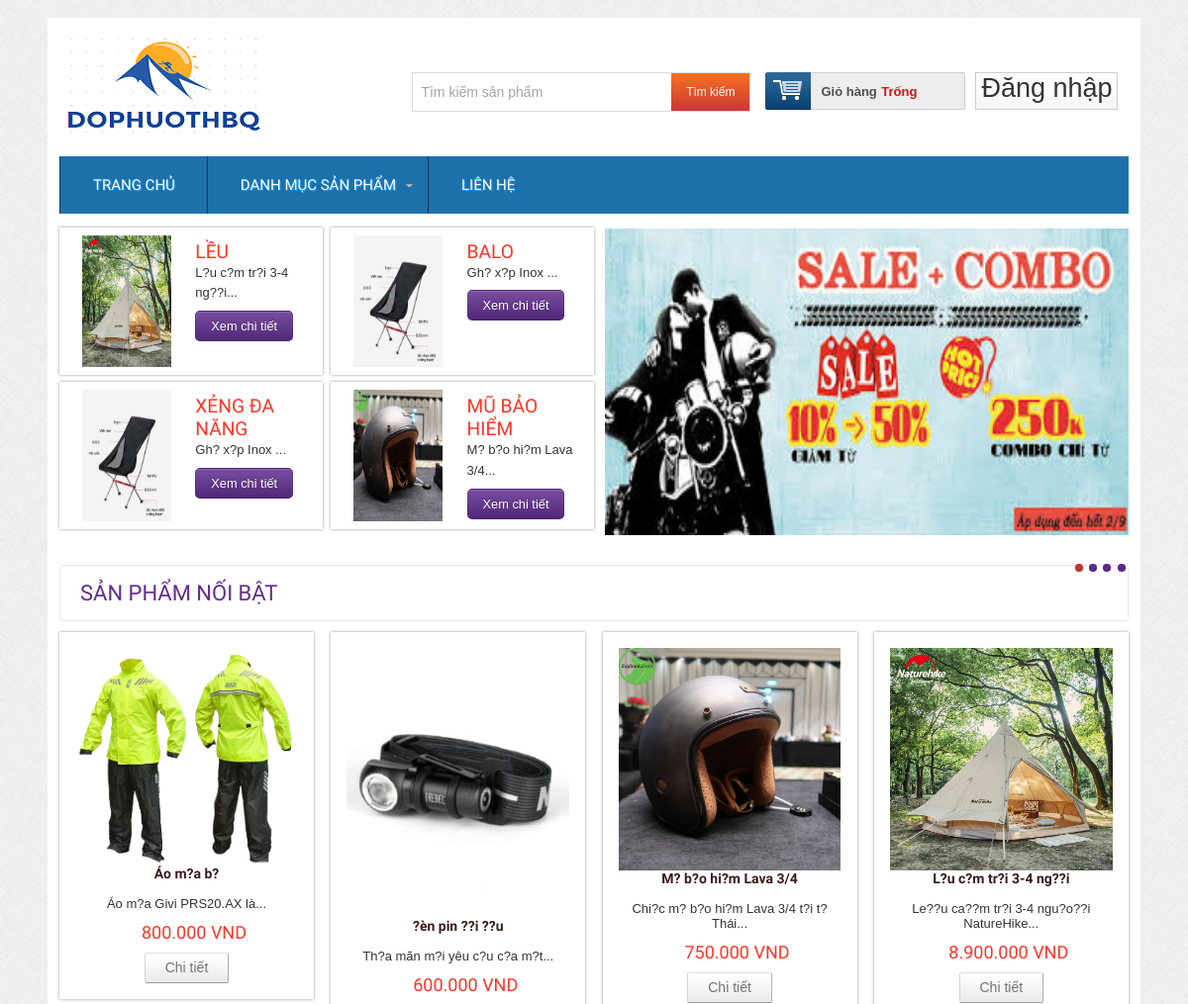
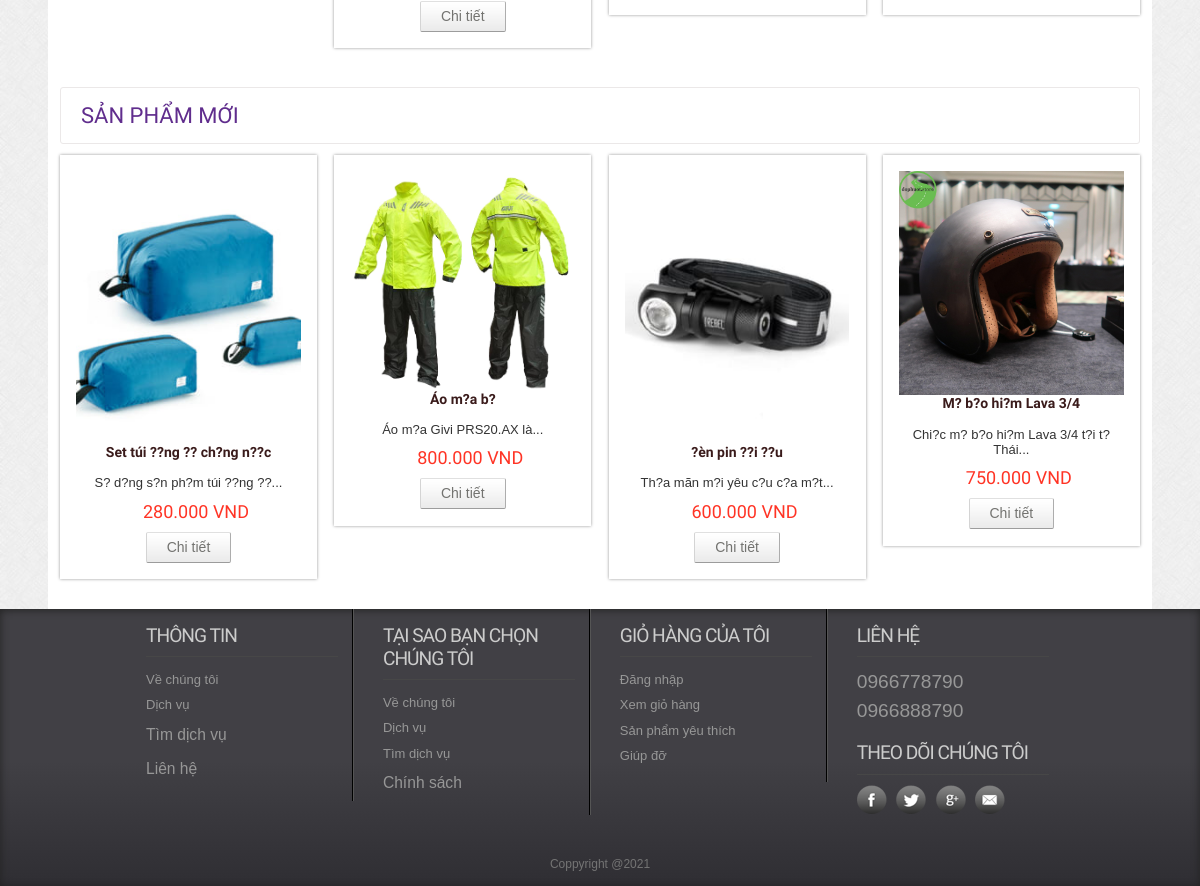
The page / on the database its author committed (2 pictures, top to bottom).
### tables this page shows
CREATE TABLE `tbl_product` (
  `productId` int(11) NOT NULL,
  `productName` tinytext NOT NULL,
  `product_code` varchar(200) NOT NULL,
  `productQuantity` varchar(50) NOT NULL,
  `product_soldout` varchar(50) NOT NULL DEFAULT '0',
  `product_remain` varchar(50) NOT NULL,
  `catId` int(11) NOT NULL,
  `brandId` int(11) NOT NULL,
  `product_desc` text NOT NULL,
  `type` int(11) NOT NULL,
  `price` varchar(255) NOT NULL,
  `image` varchar(255) NOT NULL
);

CREATE TABLE `tbl_slider` (
  `sliderId` int(11) NOT NULL,
  `sliderName` varchar(255) NOT NULL,
  `slider_image` varchar(255) NOT NULL,
  `type` int(11) NOT NULL
);

### classes/cart.php (called while the page is built, shortened)
<?php
	$filepath = realpath(dirname(__FILE__));
	include_once ($filepath.'/../lib/database.php');
	include_once ($filepath.'/../helpers/format.php');
?>
<?php
	class cart
	{
		private $db;
		public function __construct()
		{
			$this->db = new Database();
		}
		public function check_cart()
		{
			$sId = session_id();
			$query = "SELECT * FROM tbl_cart WHERE sId = '$sId' ";
			$result = $this->db->select($query);
			return $result;
		}
	}
 ?>

### lib/database.php (called while the page is built, shortened)
<?php
Class Database extends PDO{
   public $host   = DB_HOST;
   public $user   = DB_USER;
   public $pass   = DB_PASS;
   public $dbname = DB_NAME;
   public $link;
private function connectDB(){
   $this->link = new mysqli($this->host, $this->user, $this->pass,
    $this->dbname);
 }
public function select($query){
  $result = $this->link->query($query) or
   die($this->link->error.__LINE__);
  if($result->num_rows > 0){
    return $result;
  } else {
    return false;
  }
 }
}

### lib/session.php (called while the page is built, shortened)
<?php
class Session{
 public static function get($key){
    if (isset($_SESSION[$key])) {
     return $_SESSION[$key];
    } else {
     return false;
    }
 }
}
?>

### classes/product.php (called while the page is built, shortened)
<?php
	$filepath = realpath(dirname(__FILE__));
	include_once ($filepath.'/../lib/database.php');
	include_once ($filepath.'/../helpers/format.php');
?>
<?php
	class product
	{
		private $db;
		public function __construct()
		{
			$this->db = new Database();
		}
		public function show_slider(){
			$query = "SELECT * FROM tbl_slider where type='1' order by sliderId desc";
			$result = $this->db->select($query);
			return $result;
		}
		public function getproduct_featheread()
		{
			$query = "SELECT * FROM tbl_product where type = '0' order by productId desc LIMIT 4 ";
			$result = $this->db->select($query);
			return $result;
		}
		public function getproduct_new()
		{
			$query = "SELECT * FROM tbl_product order by productId desc LIMIT 4 ";
			$result = $this->db->select($query);
			return $result;
		}
		public function getLastestLeu()
		{
			$query = "SELECT * FROM tbl_product where brandId = '15' order by productId = '26' desc limit 1";
			$result = $this->db->select($query);
			return $result;
		}
		public function getLastestMubh()
		{
			$query = "SELECT * FROM tbl_product where brandId = '22' order by productId = '28' desc limit 1";
			$result = $this->db->select($query);
			return $result;
		}
		public function getLastestXeng()
		{
			$query = "SELECT * FROM tbl_product where brandId = '15' order by productId = '34' desc limit 1";
			$result = $this->db->select($query);
			return $result;
		}
		public function getLastestBalo()
		{
			$query = "SELECT * FROM tbl_product where brandId = '15' order by productId = '33' desc limit 1";
			$result = $this->db->select($query);
			return $result;
		}
	}
 ?>

### helpers/format.php (called while the page is built, shortened)
<?php
class Format{
 public function textShorten($text, $limit = 400){
    $text = $text. " ";
    $text = substr($text, 0, $limit);
    $text = substr($text, 0, strrpos($text, ' '));
    $text = $text."...";
    return $text;
 }
 public function format_currency($n=0){
        $n=(string)$n;
        $n=strrev($n);
        $res='';
        for($i=0;$i<strlen($n);$i++){
            if($i%3==0 && $i!=0){
                $res.='.';
            }
            $res.=$n[$i];
        }
        $res=strrev($res);
        return $res;
    }
}
?>

### index.php (the view, shortened to what this page needs)
<?php
	include 'inc/header.php';
	include 'inc/slider.php';
 ?>
 <div class="main">
    <div class="content">
    	<div class="content_top">
    		<div class="heading">
    		<h3>Sản phẩm nối bật</h3>
    		</div>
    	</div>
	      <div class="section group">
	      	<?php
	      	$product_featheread = $product->getproduct_featheread();
	      	if($product_featheread){
	      		while ($result = $product_featheread->fetch_assoc()) {
	      	 ?>
				<div class="grid_1_of_4 images_1_of_4">
					 <a href="details.php?proid=<?php echo $result['productId'] ?>"><img src="admin/uploads/<?php echo $result['image'] ?>" alt="" /></a>
					 <h2><?php echo $result['productName'] ?></h2>
					 <p><?php echo $fm->textShorten($result['product_desc'], 50) ?></p>
					 <p><span class="price"><?php echo $fm->format_currency($result['price'])." "."VND" ?></span></p>
				     <div class="button"><span><a href="details.php?proid=<?php echo $result['productId'] ?>" class="details">Chi tiết</a></span></div>
				</div>
				<?php
				}
				}
				 ?>
			</div>
			<div class="content_bottom">
    		<div class="heading">
    		<h3>Sản phẩm mới</h3>
    		</div>
    	</div>
			<div class="section group">
			<?php
	      	$product_new = $product->getproduct_new();
	      	if($product_new){
	      		while ($result_new = $product_new->fetch_assoc()) {
	      	 ?>
				<div class="grid_1_of_4 images_1_of_4">
					 <a href="details.php"><img src="admin/uploads/<?php echo $result_new['image'] ?>" alt="" /></a>
					 <h2><?php echo $result_new['productName'] ?></h2>
					 <p><?php echo $fm->textShorten($result_new['product_desc'], 50) ?></p>
					 <p><span class="price"><?php echo $fm->format_currency($result_new['price'])." VND" ?></span></p>
				     <div class="button"><span><a href="details.php?proid=<?php echo $result_new['productId'] ?>" class="details">Chi tiết</a></span></div>
				</div>
			<?php
				}
				}
			?>
			</div>
    </div>
 </div>
<?php
	include 'inc/footer.php';
 ?>

### inc/header.php (shortened to what this page needs)
<?php
    include 'lib/session.php';
?>
<?php
	include 'lib/database.php';
	include 'helpers/format.php';
	$fm = new Format();
	$ct = new cart();
	$product = new product();
?>
<!DOCTYPE HTML>
<head>
<link href="css/style.css" rel="stylesheet" type="text/css" media="all"/>
<link href="css/menu.css" rel="stylesheet" type="text/css" media="all"/>
</head>
<body>
  <div class="wrap">
		<div class="header_top">
			<div class="logo">
				<a href="index.php"><img src="images/logo2.png" alt="" /></a>
			</div>
			  <div class="header_top_right">
			    <div class="search_box">
				    <form>
				    	<input type="text" value="Tìm kiếm sản phẩm" onfocus="this.value = '';" onblur="if (this.value == '') {this.value = 'Tìm sản phẩm';}"><input type="submit" value="Tìm kiếm">
				    </form>
			    </div>
			    <div class="shopping_cart">
					<div class="cart">
						<a href="#" title="View my shopping cart" rel="nofollow">
								<span class="cart_title">Giỏ hàng</span>
								<span class="no_product">
								<?php
								$check_cart = $ct->check_cart();
								if ($check_cart) {
								 	$qty = Session::get("qty");
									echo ' SL: '.$qty;
								 }else {
								 	echo 'Trống';
								 }
								 ?>
								</span>
							</a>
						</div>
			      </div>
		   <div class="login">
			<?php
			$login_check = Session::get('customer_login');
			if ($login_check==false) {
				echo '<a href="login.php">Đăng nhập</a></div>';
			}else {
				echo '<a href="?customer_id='.Session::get('customer_id').' ">Đăng xuất</a></div>';
			}
			 ?>
	 </div>
 </div>
<div class="menu">
	<ul id="dc_mega-menu-orange" class="dc_mm-orange">
	  <li><a href="index.php">Trang chủ</a></li>
	  <li>
		<a href="">Danh mục sản phẩm</a>
	  </li>
	  <li><a href="contact.php">Liên hệ</a> </li>
	</ul>
</div>

### inc/slider.php (shortened to what this page needs)
<div class="header_bottom">
		<div class="header_bottom_left">
			<div class="section group">
				<?php
				$getLastestLeu = $product->getLastestLeu();
				if($getLastestLeu){
					while($resultleu = $getLastestLeu->fetch_assoc()){
				 ?>
				<div class="listview_1_of_2 images_1_of_2">
					<div class="listimg listimg_2_of_1">
						 <a href="details.php"> <img src="admin/uploads/<?php echo $resultleu['image'] ?>" alt="" /></a>
					</div>
				    <div class="text list_2_of_1">
						<h2>Lều</h2>
						<p><?php echo $fm->textShorten($resultleu['productName'],35) ?></p>
						<div class="button"><span><a href="details.php?proid=<?php echo $resultleu['productId'] ?>">Xem chi tiết</a></span></div>
				   </div>
			   </div>
			   <?php
				}}
			    ?>
			    <?php
				$getLastestBalo = $product->getLastestBalo();
				if($getLastestBalo){
					while($resultbalo = $getLastestBalo->fetch_assoc()){
				 ?>
				<div class="listview_1_of_2 images_1_of_2">
					<div class="listimg listimg_2_of_1">
						  <a href="details.php"><img src="admin/uploads/<?php echo $resultbalo['image'] ?>" alt="" /></a>
					</div>
					<div class="text list_2_of_1">
						  <h2>Balo</h2>
						  <p><?php echo $fm->textShorten($resultbalo['productName'],35) ?></p>
						  <div class="button"><span><a href="details.php?proid=<?php echo $resultbalo['productId'] ?>">Xem chi tiết</a></span></div>
					</div>
				</div>
				<?php
				}}
			    ?>
			</div>
			<div class="section group">
				<?php
				$getLastestXeng = $product->getLastestXeng();
				if($getLastestXeng){
					while($resultxeng = $getLastestXeng->fetch_assoc()){
				 ?>
				<div class="listview_1_of_2 images_1_of_2">
					<div class="listimg listimg_2_of_1">
						 <a href="details.php"> <img src="admin/uploads/<?php echo $resultxeng['image'] ?>" alt="" /></a>
					</div>
				    <div class="text list_2_of_1">
						<h2>Xẻng đa năng</h2>
						<p><?php echo $fm->textShorten($resultxeng['productName'],35) ?></p>
						<div class="button"><span><a href="details.php?proid=<?php echo $resultxeng['productId'] ?>">Xem chi tiết</a></span></div>
				   </div>
			   </div>
			   <?php
				}}
			    ?>
				<?php
				$getLastestMubh = $product->getLastestMubh();
				if($getLastestMubh){
					while($resultmubh = $getLastestMubh->fetch_assoc()){
				 ?>
				<div class="listview_1_of_2 images_1_of_2">
					<div class="listimg listimg_2_of_1">
						 <a href="details.php"> <img src="admin/uploads/<?php echo $resultmubh['image'] ?>" alt="" /></a>
					</div>
				    <div class="text list_2_of_1">
						<h2>Mũ bảo hiểm</h2>
						<p><?php echo $fm->textShorten($resultmubh['productName'],35) ?></p>
						<div class="button"><span><a href="details.php?proid=<?php echo $resultmubh['productId'] ?>">Xem chi tiết</a></span></div>
				   </div>
			   </div>
			   <?php
				}}
			    ?>
			</div>
		</div>
			 <div class="header_bottom_right_images">
			<section class="slider">
				  <div class="flexslider">
					<ul class="slides">
						<?php
						$get_slider = $product->show_slider();
						if ($get_slider) {
							while ($result_slider = $get_slider->fetch_assoc()) {
						 ?>
						<li><img src="admin/uploads/<?php echo $result_slider['slider_image'] ?>" alt=""/></li>
						<?php
						}
						}
						 ?>
				    </ul>
				  </div>
	      </section>
	    </div>
  </div>

### inc/footer.php (shortened to what this page needs)
</div>
   <div class="footer">
   	  <div class="wrapper">
	     <div class="section group">
				<div class="col_1_of_4 span_1_of_4">
						<h4>Thông tin</h4>
						<ul>
						<li><a href="#">Về chúng tôi</a></li>
						<li><a href="#">Dịch vụ</a></li>
						<li><a href="#"><span>Tìm dịch vụ</span></a></li>
						<li><a href="#"><span>Liên hệ</span></a></li>
						</ul>
					</div>
				<div class="col_1_of_4 span_1_of_4">
					<h4>Tại sao bạn chọn chúng tôi</h4>
						<ul>
						<li><a href="">Về chúng tôi</a></li>
						<li><a href="">Dịch vụ</a></li>
						<li><a href="#">Tìm dịch vụ</a></li>
						<li><a href=""><span>Chính sách</span></a></li>
						</ul>
				</div>
				<div class="col_1_of_4 span_1_of_4">
					<h4>Giỏ hàng của tôi</h4>
						<ul>
							<li><a href="">Đăng nhập</a></li>
							<li><a href="">Xem giỏ hàng</a></li>
							<li><a href="#">Sản phẩm yêu thích</a></li>
							<li><a href="">Giúp đỡ</a></li>
						</ul>
				</div>
				<div class="col_1_of_4 span_1_of_4">
					<h4>Liên hệ</h4>
						<ul>
							<li><span>0966778790</span></li>
							<li><span>0966888790</span></li>
						</ul>
						<div class="social-icons">
							<h4>Theo dõi chúng tôi</h4>
					   		  <ul>
							      <li class="facebook"><a href="#" target="_blank"> </a></li>
							      <li class="twitter"><a href="#" target="_blank"> </a></li>
							      <li class="googleplus"><a href="#" target="_blank"> </a></li>
							      <li class="contact"><a href="#" target="_blank"> </a></li>
						     </ul>
   	 					</div>
				</div>
			</div>
			<div class="copy_right">
				<p>Coppyright @2021</p>
		   </div>
     </div>
    </div>
    <link href="css/flexslider.css" rel='stylesheet' type='text/css' />
</body>
</html>

### css/menu.css (style rules this page uses)
ul.dc_mm-orange,ul.dc_mm-orange li { border:none; list-style:none; }
ul.dc_mm-orange { background: #1d71ab !important; background: -moz-linear-gradient(top, #414045 55%, #2f2e33 100%); background: -webkit-gradient(linear, left top, left bottom, color-stop(55%,#414045), color-stop(100%,#2f2e33)); background: -webkit-linear-gradient(top, #414045 55%,#2f2e33 100%); background: -o-linear-gradient(top, #414045 55%,#2f2e33 100%); background: -ms-linear-gradient(top, #414045 55%,#2f2e33 100%); background: linear-gradient(to bottom, #414045 55%,#2f2e33 100%); filter: progid:DXImageTransform.Microsoft.gradient( startColorstr='#414045', endColorstr='#2f2e33',GradientType=0 ); font:normal 13px Arial,sans-serif; padding:0; position:relative; width:100%; }
ul.dc_mm-orange li { float:left; margin:0; padding:0; }
ul.dc_mm-orange li a { color: #fff; display: block; float: left; font-size: 15px; padding: 20px 32px; text-decoration: none; text-shadow: 1px 1px 1px #189eff; text-transform: uppercase; font-family: 'Doppio One', sans-serif; border-left: 2px groove #1d71ab; }
ul.dc_mm-orange li a.dc-mega { position:relative; }

### css/flexslider.css (style rules this page uses)
.slides, .flex-control-nav, .flex-direction-nav { margin: 0; padding: 0; list-style: none; }
.flexslider { margin: 0; padding: 0; }
.flexslider .slides > li { display: none; -webkit-backface-visibility: hidden; }
.flexslider .slides img { width: 100%; display: block;min-height:310px; }
.slides:after { content: "."; display: block; clear: both; visibility: hidden; line-height: 0; height: 0; }
.flexslider { background: ; position: relative; -webkit-border-radius: 4px; -moz-border-radius: 4px; -o-border-radius: 4px; border-radius: 4px; ,0,0,.2); zoom: 1; }
.flexslider .slides { zoom: 1; }

### rows shown on the page
tbl_product: image (picture), productName "L?u c?m tr?i 3-4 ng??i...", productName "L?u c?m tr?i 3-4 ng??i", product_desc "Le??u ca??m tr?i 3-4 ngu?o??i NatureHike...", price "8.900.000"
tbl_product: image (picture), productName "Gh? x?p Inox ..."
tbl_product: image (picture), productName "M? b?o hi?m Lava 3/4...", productName "M? b?o hi?m Lava 3/4", product_desc "Chi?c m? b?o hi?m Lava 3/4 t?i t? Thái...", price "750.000"
tbl_slider: slider_image (picture)
tbl_product: image (picture), productName "Áo m?a b?", product_desc "Áo m?a Givi PRS20.AX là...", price "800.000"
tbl_product: image (picture), productName "?èn pin ??i ??u", product_desc "Th?a mãn m?i yêu c?u c?a m?t...", price "600.000"
tbl_product: image (picture), productName "Set túi ??ng ?? ch?ng n??c", product_desc "S? d?ng s?n ph?m túi ??ng ??...", price "280.000"
